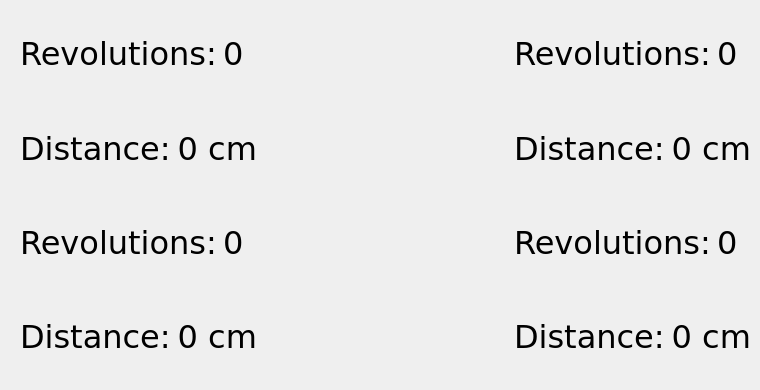
    <widget class="QWidget" name="tabLaserState">
     <attribute name="title">
      <string>Laser State</string>
     </attribute>
     <widget class="QWidget" name="layoutWidget2">
      <property name="geometry">
       <rect>
        <x>20</x>
        <y>10</y>
        <width>731</width>
        <height>371</height>
       </rect>
      </property>
      <layout class="QGridLayout" name="gridLayout_4">
       <item row="0" column="0">
        <layout class="QHBoxLayout" name="_26">
         <item>
          <widget class="QLabel" name="textLabel1_5">
           <property name="font">
            <font>
             <family>Verdana</family>
             <pointsize>24</pointsize>
            </font>
           </property>
           <property name="text">
            <string>Revolutions:</string>
           </property>
          </widget>
         </item>
         <item>
          <widget class="QLabel" name="labelRevolutions4">
           <property name="font">
            <font>
             <family>Verdana</family>
             <pointsize>24</pointsize>
            </font>
           </property>
           <property name="layoutDirection">
            <enum>Qt::RightToLeft</enum>
           </property>
           <property name="text">
            <string>0</string>
           </property>
          </widget>
         </item>
        </layout>
       </item>
       <item row="0" column="2">
        <layout class="QHBoxLayout" name="_1">
         <item>
          <widget class="QLabel" name="textLabel1_3">
           <property name="font">
            <font>
             <family>Verdana</family>
             <pointsize>24</pointsize>
            </font>
           </property>
           <property name="text">
            <string>Revolutions:</string>
           </property>
          </widget>
         </item>
         <item>
          <widget class="QLabel" name="labelRevolutions3">
           <property name="font">
            <font>
             <family>Verdana</family>
             <pointsize>24</pointsize>
            </font>
           </property>
           <property name="layoutDirection">
            <enum>Qt::RightToLeft</enum>
           </property>
           <property name="text">
            <string>0</string>
           </property>
          </widget>
         </item>
        </layout>
       </item>
       <item row="1" column="0">
        <layout class="QHBoxLayout" name="_27">
         <item>
          <widget class="QLabel" name="textLabel1_6">
           <property name="font">
            <font>
             <family>Verdana</family>
             <pointsize>24</pointsize>
            </font>
           </property>
           <property name="text">
            <string>Distance:</string>
           </property>
          </widget>
         </item>
         <item>
          <widget class="QLabel" name="labelDrivenDistance4">
           <property name="font">
            <font>
             <family>Verdana</family>
             <pointsize>24</pointsize>
            </font>
           </property>
           <property name="text">
            <string>0 cm</string>
           </property>
           <property name="alignment">
            <set>Qt::AlignRight|Qt::AlignTrailing|Qt::AlignVCenter</set>
           </property>
          </widget>
         </item>
        </layout>
       </item>
       <item row="1" column="2">
        <layout class="QHBoxLayout" name="_0">
         <item>
          <widget class="QLabel" name="textLabel1_4">
           <property name="font">
            <font>
             <family>Verdana</family>
             <pointsize>24</pointsize>
            </font>
           </property>
           <property name="text">
            <string>Distance:</string>
           </property>
          </widget>
         </item>
         <item>
          <widget class="QLabel" name="labelDrivenDistance3">
           <property name="font">
            <font>
             <family>Verdana</family>
             <pointsize>24</pointsize>
            </font>
           </property>
           <property name="text">
            <string>0 cm</string>
           </property>
           <property name="alignment">
            <set>Qt::AlignRight|Qt::AlignTrailing|Qt::AlignVCenter</set>
           </property>
          </widget>
         </item>
        </layout>
       </item>
       <item row="2" column="0">
        <layout class="QHBoxLayout" name="_20">
         <item>
          <widget class="QLabel" name="textLabel2_7">
           <property name="font">
            <font>
             <family>Verdana</family>
             <pointsize>24</pointsize>
            </font>
           </property>
           <property name="text">
            <string>Revolutions:</string>
           </property>
          </widget>
         </item>
         <item>
          <widget class="QLabel" name="labelRevolutions2">
           <property name="font">
            <font>
             <family>Verdana</family>
             <pointsize>24</pointsize>
            </font>
           </property>
           <property name="layoutDirection">
            <enum>Qt::RightToLeft</enum>
           </property>
           <property name="text">
            <string>0</string>
           </property>
          </widget>
         </item>
        </layout>
       </item>
       <item row="2" column="2">
        <layout class="QHBoxLayout" name="_16">
         <item>
          <widget class="QLabel" name="textLabel1_2">
           <property name="font">
            <font>
             <family>Verdana</family>
             <pointsize>24</pointsize>
            </font>
           </property>
           <property name="text">
            <string>Revolutions:</string>
           </property>
          </widget>
         </item>
         <item>
          <widget class="QLabel" name="labelRevolutions1">
           <property name="font">
            <font>
             <family>Verdana</family>
             <pointsize>24</pointsize>
            </font>
           </property>
           <property name="layoutDirection">
            <enum>Qt::RightToLeft</enum>
           </property>
           <property name="text">
            <string>0</string>
           </property>
          </widget>
         </item>
        </layout>
       </item>
       <item row="3" column="0">
        <layout class="QHBoxLayout" name="_21">
         <item>
          <widget class="QLabel" name="textLabel2_6">
           <property name="font">
            <font>
             <family>Verdana</family>
             <pointsize>24</pointsize>
            </font>
           </property>
           <property name="text">
            <string>Distance:</string>
           </property>
          </widget>
         </item>
         <item>
          <widget class="QLabel" name="labelDrivenDistance2">
           <property name="font">
            <font>
             <family>Verdana</family>
             <pointsize>24</pointsize>
            </font>
           </property>
           <property name="text">
            <string>0 cm</string>
           </property>
           <property name="alignment">
            <set>Qt::AlignRight|Qt::AlignTrailing|Qt::AlignVCenter</set>
           </property>
          </widget>
         </item>
        </layout>
       </item>
       <item row="3" column="2">
        <layout class="QHBoxLayout" name="_17">
         <item>
          <widget class="QLabel" name="textLabel1">
           <property name="font">
            <font>
             <family>Verdana</family>
             <pointsize>24</pointsize>
            </font>
           </property>
           <property name="text">
            <string>Distance:</string>
           </property>
          </widget>
         </item>
         <item>
          <widget class="QLabel" name="labelDrivenDistance1">
           <property name="font">
            <font>
             <family>Verdana</family>
             <pointsize>24</pointsize>
            </font>
           </property>
           <property name="text">
            <string>0 cm</string>
           </property>
           <property name="alignment">
            <set>Qt::AlignRight|Qt::AlignTrailing|Qt::AlignVCenter</set>
           </property>
          </widget>
         </item>
        </layout>
       </item>
       <item row="2" column="1">
        <spacer name="horizontalSpacer_17">
         <property name="orientation">
          <enum>Qt::Horizontal</enum>
         </property>
         <property name="sizeHint" stdset="0">
          <size>
           <width>40</width>
           <height>20</height>
          </size>
         </property>
        </spacer>
       </item>
      </layout>
     </widget>
    </widget>
